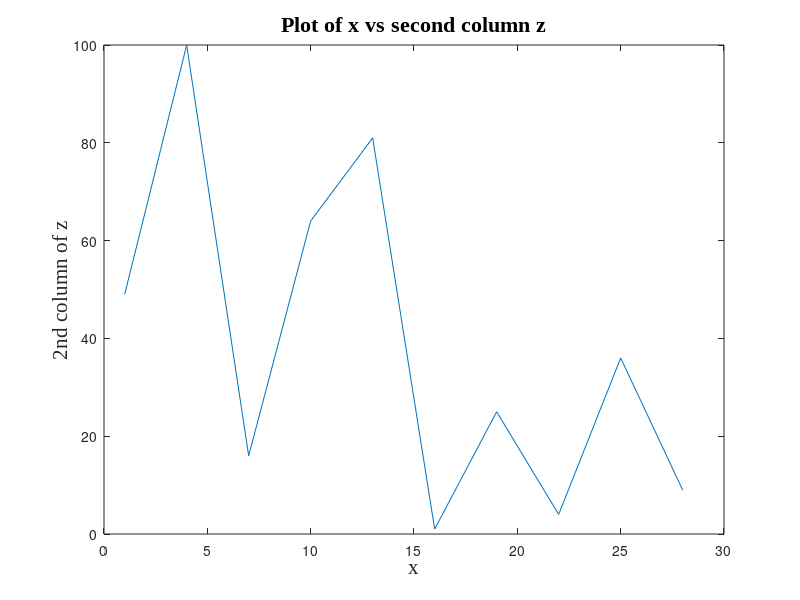

The MATLAB script that drew this image:
%HW1-Prb1
%Navneet Singh(nsingh1@andrew.cmu.edu) 

clc       %clear screen
clear all % clearing all stored variables
close all %close previous plots


x = (1:3:30);          % generating a vector having values 1 from 30 with increments of 3. 
n = numel(x);          %finding no of elements in x. These will correspond with number of rows in z matrix
z = zeros(n,3);        %generating a 3 column matrix 
z(:,1) = randperm(10); %filling 1st column of matrix z with random numbers ranging from 1 to 10.
z(:,2) = z(:,1).^2;    % 2nd column elements are square of 1st column elements
z(:,3) = sqrt(z(:,1)); % 3rd column elements are square root of 1st column elements. 

figure
plot(x, z(:,2))        %plotting x vs second column of z.  
xlabel('x','fontsize',15,'fontname','times new roman')
ylabel('2nd column of z','fontsize',15,'fontname','times new roman')
title('Plot of x vs second column z','fontsize',16,'fontname','times new roman') 
